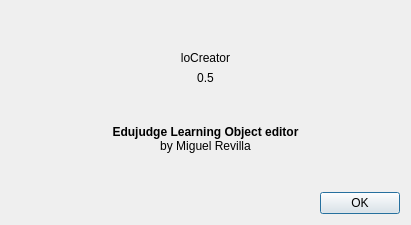
<?xml version="1.0" encoding="UTF-8"?>
<ui version="4.0">
 <class>aboutBox</class>
 <widget class="QDialog" name="aboutBox">
  <property name="windowModality">
   <enum>Qt::ApplicationModal</enum>
  </property>
  <property name="geometry">
   <rect>
    <x>0</x>
    <y>0</y>
    <width>411</width>
    <height>225</height>
   </rect>
  </property>
  <property name="windowTitle">
   <string>About loCreator</string>
  </property>
  <property name="modal">
   <bool>true</bool>
  </property>
  <layout class="QVBoxLayout" name="verticalLayout">
   <item>
    <spacer name="verticalSpacer_3">
     <property name="orientation">
      <enum>Qt::Vertical</enum>
     </property>
     <property name="sizeHint" stdset="0">
      <size>
       <width>20</width>
       <height>40</height>
      </size>
     </property>
    </spacer>
   </item>
   <item>
    <widget class="QLabel" name="label">
     <property name="text">
      <string>loCreator</string>
     </property>
     <property name="alignment">
      <set>Qt::AlignCenter</set>
     </property>
    </widget>
   </item>
   <item>
    <widget class="QLabel" name="label_2">
     <property name="text">
      <string>0.5</string>
     </property>
     <property name="alignment">
      <set>Qt::AlignCenter</set>
     </property>
    </widget>
   </item>
   <item>
    <spacer name="verticalSpacer">
     <property name="orientation">
      <enum>Qt::Vertical</enum>
     </property>
     <property name="sizeHint" stdset="0">
      <size>
       <width>20</width>
       <height>23</height>
      </size>
     </property>
    </spacer>
   </item>
   <item>
    <widget class="QLabel" name="label_3">
     <property name="text">
      <string>&lt;!DOCTYPE HTML PUBLIC &quot;-//W3C//DTD HTML 4.0//EN&quot; &quot;http://www.w3.org/TR/REC-html40/strict.dtd&quot;&gt;
&lt;html&gt;&lt;head&gt;&lt;meta name=&quot;qrichtext&quot; content=&quot;1&quot; /&gt;&lt;style type=&quot;text/css&quot;&gt;
p, li { white-space: pre-wrap; }
&lt;/style&gt;&lt;/head&gt;&lt;body style=&quot; font-family:'DejaVu Sans'; font-size:9pt; font-weight:400; font-style:normal;&quot;&gt;
&lt;p style=&quot; margin-top:0px; margin-bottom:0px; margin-left:0px; margin-right:0px; -qt-block-indent:0; text-indent:0px;&quot;&gt;&lt;span style=&quot; font-weight:600;&quot;&gt;Edujudge Learning Object editor&lt;/span&gt;&lt;/p&gt;
&lt;p style=&quot; margin-top:0px; margin-bottom:0px; margin-left:0px; margin-right:0px; -qt-block-indent:0; text-indent:0px;&quot;&gt;by Miguel Revilla&lt;/p&gt;&lt;/body&gt;&lt;/html&gt;</string>
     </property>
     <property name="alignment">
      <set>Qt::AlignCenter</set>
     </property>
    </widget>
   </item>
   <item>
    <spacer name="verticalSpacer_2">
     <property name="orientation">
      <enum>Qt::Vertical</enum>
     </property>
     <property name="sizeHint" stdset="0">
      <size>
       <width>20</width>
       <height>22</height>
      </size>
     </property>
    </spacer>
   </item>
   <item>
    <widget class="QDialogButtonBox" name="buttonBox">
     <property name="orientation">
      <enum>Qt::Horizontal</enum>
     </property>
     <property name="standardButtons">
      <set>QDialogButtonBox::Ok</set>
     </property>
    </widget>
   </item>
  </layout>
 </widget>
 <resources/>
 <connections>
  <connection>
   <sender>buttonBox</sender>
   <signal>accepted()</signal>
   <receiver>aboutBox</receiver>
   <slot>deleteLater()</slot>
   <hints>
    <hint type="sourcelabel">
     <x>248</x>
     <y>254</y>
    </hint>
    <hint type="destinationlabel">
     <x>157</x>
     <y>274</y>
    </hint>
   </hints>
  </connection>
 </connections>
</ui>
